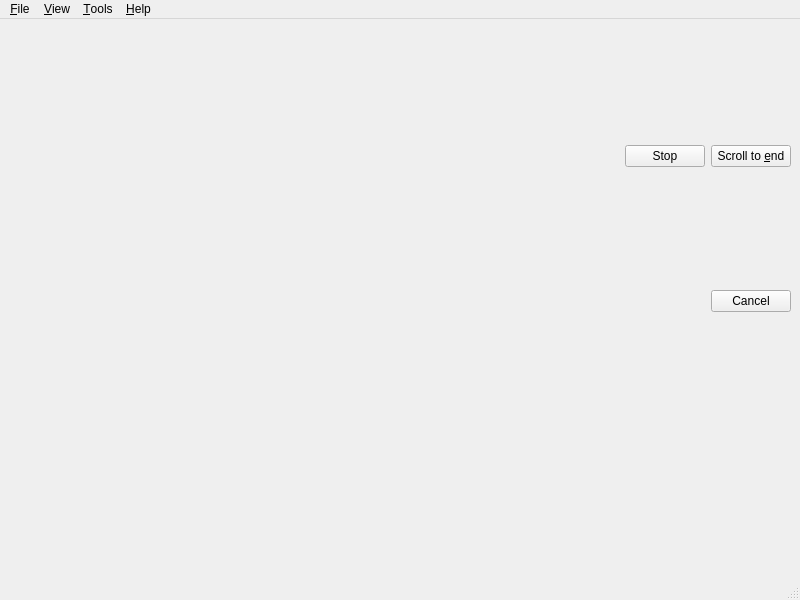
<?xml version="1.0" encoding="UTF-8"?>
<ui version="4.0">
 <class>MainWindow</class>
 <widget class="QMainWindow" name="MainWindow">
  <property name="geometry">
   <rect>
    <x>0</x>
    <y>0</y>
    <width>800</width>
    <height>600</height>
   </rect>
  </property>
  <property name="windowTitle">
   <string>MainWindow</string>
  </property>
  <widget class="QWidget" name="centralwidget">
   <layout class="QVBoxLayout" name="verticalLayout">
    <item>
     <layout class="QHBoxLayout" name="horizontalLayout">
      <item>
       <widget class="QLabel" name="portInfoLabel">
        <property name="text">
         <string/>
        </property>
       </widget>
      </item>
      <item>
       <spacer name="horizontalSpacer">
        <property name="orientation">
         <enum>Qt::Orientation::Horizontal</enum>
        </property>
        <property name="sizeHint" stdset="0">
         <size>
          <width>40</width>
          <height>20</height>
         </size>
        </property>
       </spacer>
      </item>
      <item>
       <widget class="QPushButton" name="startStopButton">
        <property name="text">
         <string>Stop</string>
        </property>
       </widget>
      </item>
      <item>
       <widget class="QPushButton" name="scrollToEndButton">
        <property name="toolTip">
         <string>CTRL + End</string>
        </property>
        <property name="text">
         <string>Scroll to &amp;end</string>
        </property>
       </widget>
      </item>
     </layout>
    </item>
    <item>
     <layout class="QHBoxLayout" name="autoRetry" stretch="0,0">
      <property name="spacing">
       <number>0</number>
      </property>
      <item>
       <widget class="QLabel" name="autoRetryTextLabel">
        <property name="sizePolicy">
         <sizepolicy hsizetype="Preferred" vsizetype="Maximum">
          <horstretch>1</horstretch>
          <verstretch>0</verstretch>
         </sizepolicy>
        </property>
        <property name="text">
         <string/>
        </property>
       </widget>
      </item>
      <item>
       <widget class="QPushButton" name="autoRetryCancelButton">
        <property name="text">
         <string>Cancel</string>
        </property>
       </widget>
      </item>
     </layout>
    </item>
    <item>
     <layout class="QHBoxLayout" name="LTRLayout" stretch="0,1">
      <property name="spacing">
       <number>0</number>
      </property>
      <item>
       <widget class="QLabel" name="LTRIconLabel">
        <property name="sizePolicy">
         <sizepolicy hsizetype="Maximum" vsizetype="Maximum">
          <horstretch>0</horstretch>
          <verstretch>0</verstretch>
         </sizepolicy>
        </property>
        <property name="text">
         <string/>
        </property>
       </widget>
      </item>
      <item>
       <widget class="QLabel" name="LTRTextLabel">
        <property name="sizePolicy">
         <sizepolicy hsizetype="Preferred" vsizetype="Maximum">
          <horstretch>1</horstretch>
          <verstretch>0</verstretch>
         </sizepolicy>
        </property>
        <property name="text">
         <string/>
        </property>
       </widget>
      </item>
     </layout>
    </item>
   </layout>
  </widget>
  <widget class="QMenuBar" name="menubar">
   <property name="geometry">
    <rect>
     <x>0</x>
     <y>0</y>
     <width>800</width>
     <height>36</height>
    </rect>
   </property>
   <widget class="QMenu" name="menuFile">
    <property name="title">
     <string>&amp;File</string>
    </property>
    <addaction name="actionConnectToDevice"/>
    <addaction name="actionSave"/>
    <addaction name="actionQuit"/>
   </widget>
   <widget class="QMenu" name="menuView">
    <property name="title">
     <string>&amp;View</string>
    </property>
    <addaction name="actionClear"/>
   </widget>
   <widget class="QMenu" name="menuHelp">
    <property name="title">
     <string>&amp;Help</string>
    </property>
    <addaction name="actionAbout"/>
   </widget>
   <widget class="QMenu" name="menuTools">
    <property name="title">
     <string>&amp;Tools</string>
    </property>
    <addaction name="actionTrigger"/>
    <addaction name="actionLongTermRunMode"/>
   </widget>
   <addaction name="menuFile"/>
   <addaction name="menuView"/>
   <addaction name="menuTools"/>
   <addaction name="menuHelp"/>
  </widget>
  <widget class="QStatusBar" name="statusbar"/>
  <action name="actionSave">
   <property name="text">
    <string>&amp;Save</string>
   </property>
  </action>
  <action name="actionQuit">
   <property name="text">
    <string>&amp;Quit</string>
   </property>
  </action>
  <action name="actionClear">
   <property name="text">
    <string>&amp;Clear</string>
   </property>
  </action>
  <action name="actionAbout">
   <property name="text">
    <string>&amp;About</string>
   </property>
  </action>
  <action name="actionConnectToDevice">
   <property name="text">
    <string>&amp;Connect to device</string>
   </property>
  </action>
  <action name="actionTrigger">
   <property name="text">
    <string>&amp;Trigger</string>
   </property>
  </action>
  <action name="actionLongTermRunMode">
   <property name="text">
    <string>&amp;Long term run mode</string>
   </property>
  </action>
 </widget>
 <resources/>
 <connections/>
</ui>
